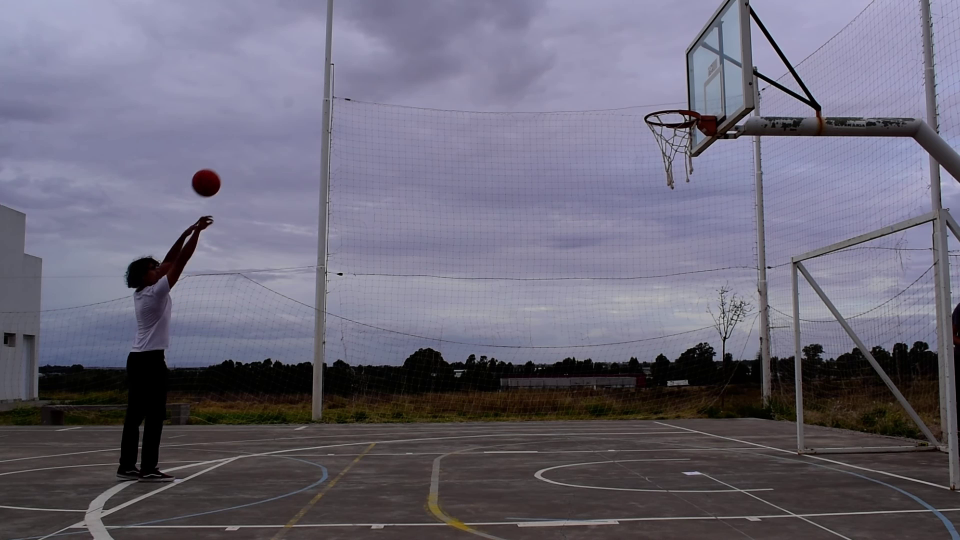
#> input picture frame 6 of Practico/Tiro_encesto1.mp4, 1920 x 1080 px, given in place of Tiro_encesto3.mp4, which was not available (shown at 1/2 size)
$ python GinobiLib.py
#> lines starting #> are read from the running program, lines starting #| are printed output that depends on the picture; pictures that were not available may be replaced by others from this repository, and a replacement may not be noted
import cv2
import time
import numpy as np
import pandas as pd
import sympy
import matplotlib.pyplot as plt


'''
    Definimos las funciones que vamos a usar para obtener la
    velocidad entre 2 puntos y la aceleracion entre 2 velocidades
'''
def calcularVelocidades (p0,p1,p2,deltaT):
    vx = (p0[0] - p1[0])/deltaT
    vy = (p0[1] - p1[1])/deltaT

    vx2 = (p1[0] - p2[0])/deltaT
    vy2 = (p1[1] - p2[1])/deltaT

    return vx,vy,vx2,vy2

def calcularAceleraciones (vx,vy,vx2,vy2,deltaT):
    ax = (vx-vx2)/deltaT
    ay = (vy-vy2)/deltaT

    return ax,ay

tickInicio = 0
tickFin = 0
bbox = (0,0,0,0)
print("1) Tiro_encesto1\n2) Tiro_encesto2\n3) Tiro_encesto3\n4) Tiro_erro1")
seleccion = int(input("Seleccione video: "))
#> the answer given: 3

match(seleccion):
    case 1:
        tickInicio = 2
        tickFin = 37
        bbox = (304,493,44,48)
        videoSeleccionado = "Tiro_encesto1.mp4"
    case 2:
        tickInicio = 1
        tickFin = 37
        bbox = (483,476,35,36)
        videoSeleccionado = "Tiro_encesto2.mp4"
    case 3:
        tickInicio = 8
        tickFin = 47
        bbox = (345, 403, 25, 25)
        videoSeleccionado = "Tiro_encesto3.mp4"
    case 4:
        tickInicio = 1
        tickFin = 40
        bbox = (496,528,35,39)
        videoSeleccionado = "Tiro_erro1.mp4"

'''
    Inicializamos el tracker segun el video seleccionado
    acomodando manualmente la posicion inicial del Bounding Box
    del tracker y la cantidad de frames que nos interesan estudiar.
'''

tracker = cv2.TrackerCSRT_create()
video = cv2.VideoCapture("Practico\\"+videoSeleccionado)
ok, frame = video.read()
#> frame is the input picture: shape (1080, 1920, 3); mean B, G, R 119.7, 104.1, 107

ok = tracker.init(frame, bbox)

print(f"Posicion BBOX inicial: [{bbox[0]},{bbox[1]},{bbox[2]},{bbox[3]}]")
xinicial=int(bbox[0]+(bbox[2]/2))
yinicial=int(bbox[1]+(bbox[3]/2))
vxinicial = 0
vyinicial = 0
ayinicial = 0

# Dimensiones del video (resolucion)
ALTURA, ANCHO, _ = frame.shape
#> ALTURA = 1080; ANCHO = 1920


#obtenemos un deltaT fijo que depende de la longitud del video y de su framerate
fps = video.get(cv2.CAP_PROP_FPS)
#frame_count = int(video.get(cv2.CAP_PROP_FRAME_COUNT))
frame_count = tickFin-tickInicio
duration = frame_count/fps
deltaT = duration/fps


pInicial =(xinicial,yinicial)
p0 = pInicial
p1=p2=(0,0)

tiempoActual = 0
numtick = 0

alturaMaxima = 0
tiempo_alturaMaxima = 0

'''
    En estas listas se guardan todos los datos
    que luego se exportan en un archivo '.csv'
'''
lAvgAX = []
lAvgAY = []
lAvgVX = []
lAvgVY = []

lT_TOTAL = []
lPos_TOTAL = []
lX_TOTAL = []
lY_TOTAL = []
lAY_TOTAL = []
lAX_TOTAL = []
lVX_TOTAL = []
lVY_TOTAL = []

cut = False
while True:
    numtick+=1
    # Read a new frame
    ok, frame = video.read()
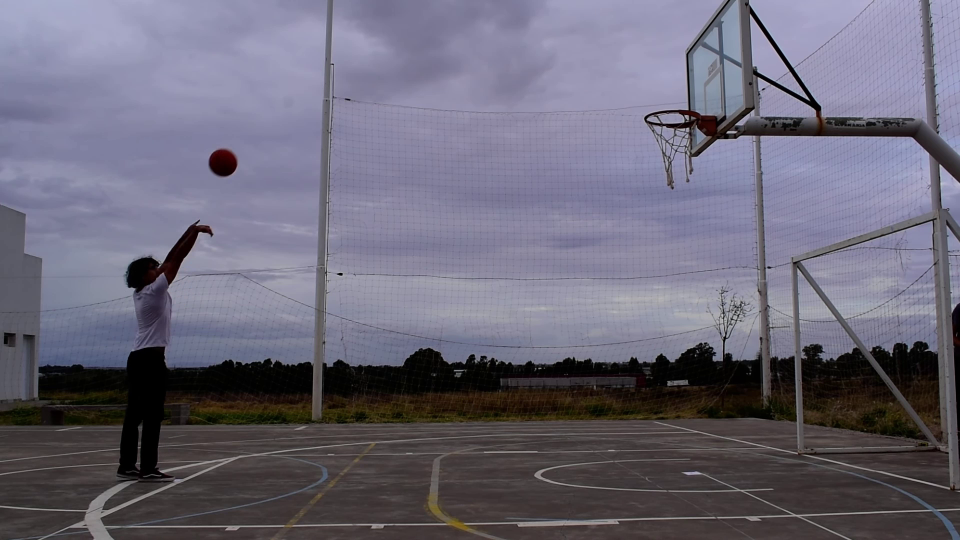
#> input picture frame 7 of Practico/Tiro_encesto1.mp4, 1920 x 1080 px, given in place of Tiro_encesto3.mp4, which was not available (shown at 1/2 size)
#> frame is the input picture: shape (1080, 1920, 3); mean B, G, R 119.8, 104.2, 107.1

    if (cut):
        break

    # Update tracker
    ok, bbox = tracker.update(frame)
#> ok = True; bbox = (345, 403, 25, 25)

    if (ok and tickInicio<numtick<tickFin):

        # Graficamos el bounding box alrededor de la pelota

        centre1 = (int(bbox[0]), int(bbox[1]))
        centre2 = (int(bbox[0] + bbox[2]), int(bbox[1] + bbox[3]))
        cv2.rectangle(frame, centre1, centre2, (255,0,0), 2, 1)
        p2=p1
        p1=p0
        p0=(int(bbox[0]+(bbox[2]/2)),int(bbox[1]+(bbox[3]/2)))

        tiempoActual += deltaT
        lT_TOTAL.append(tiempoActual.__round__(3))

        lPos_TOTAL.append(p0)
        lX_TOTAL.append(p0[0])
        '''
            Como el origen de coordenadas esta en la esquina superior
            izquierda la lista de posiciones en Y esta invertida para
            representar los graficos correctamente
        '''
        lY_TOTAL.append(ALTURA-p0[1])

        # Cuando los 3 puntos existan podemos graficar los vectores velocidad y aceleracion
        if(p2[0]!=0):
            vx,vy,vx2,vy2 = calcularVelocidades(p0,p1,p2,deltaT)
            ax,ay = calcularAceleraciones(vx,vy,vx2,vy2,deltaT)

            lAvgAX.append(ax.__round__(3))
            lAvgAY.append(ay.__round__(3))
            lAvgVX.append(vx.__round__(3))
            lAvgVY.append(vy.__round__(3))

            # estimacion usando un promedio entre 6 frames
            maximo = 6
            if(len(lAvgVX)>maximo):
                lAvgVX.pop(0)
                lAvgVY.pop(0)
                lAvgAX.pop(0)
                lAvgAY.pop(0)
                vx = sum(lAvgVX)/(len(lAvgVX))
                vy = sum(lAvgVY)/(len(lAvgVY))
                # ax = sum(lAvgAX)/(len(lAvgAX)+1)
                ay = sum(lAvgAY)/(len(lAvgAY))

            if(alturaMaxima<p0[1]):
                alturaMaxima = p0[1]
                tiempo_alturaMaxima = tiempoActual

            # Graficamos los vectores
            cv2.arrowedLine(frame,p0,(int(p0[0]+vx/2),int(p0[1]+vy/2)),(160,0,160),3)
            cv2.arrowedLine(frame,p0,(int(p0[0]),int(p0[1]+ay/2)),(230,230,0),3)
        if(numtick>=tickFin-1):
            break

    # Display result
    cv2.imshow("GinobiLib", frame)
    cv2.setWindowProperty("GinobiLib", cv2.WND_PROP_TOPMOST, 1)

    # Exit if ESC pressed
    k = cv2.waitKey(1) & 0xff
#> (key Esc is pressed here)
    if k == 27 :
        break

cv2.imshow("GinobiLib", frame)

for i in range(2,len(lPos_TOTAL)):

    vx,vy,vx2,vy2 = calcularVelocidades(lPos_TOTAL[i-2],lPos_TOTAL[i-1],lPos_TOTAL[i],deltaT)
    ax,ay = calcularAceleraciones(vx,vy,vx2,vy2,deltaT)

    lVX_TOTAL.append(vx.__round__(3))
    lVY_TOTAL.append(vy.__round__(3))
    lAX_TOTAL.append(ax.__round__(3))
    lAY_TOTAL.append(ay.__round__(3))


#> (the run stopped early here; a loop or call above may not have finished)

$ run again, starting later in the video
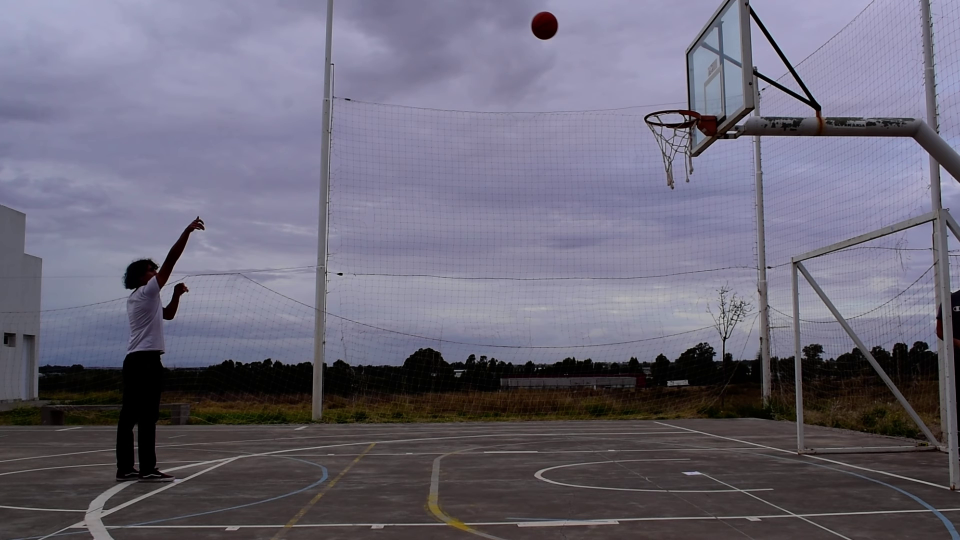
#> input picture frame 27 of Practico/Tiro_encesto1.mp4, 1920 x 1080 px, given in place of Tiro_encesto3.mp4, which was not available (shown at 1/2 size)
#> frame is the input picture: shape (1080, 1920, 3); mean B, G, R 119.8, 104.1, 107.3
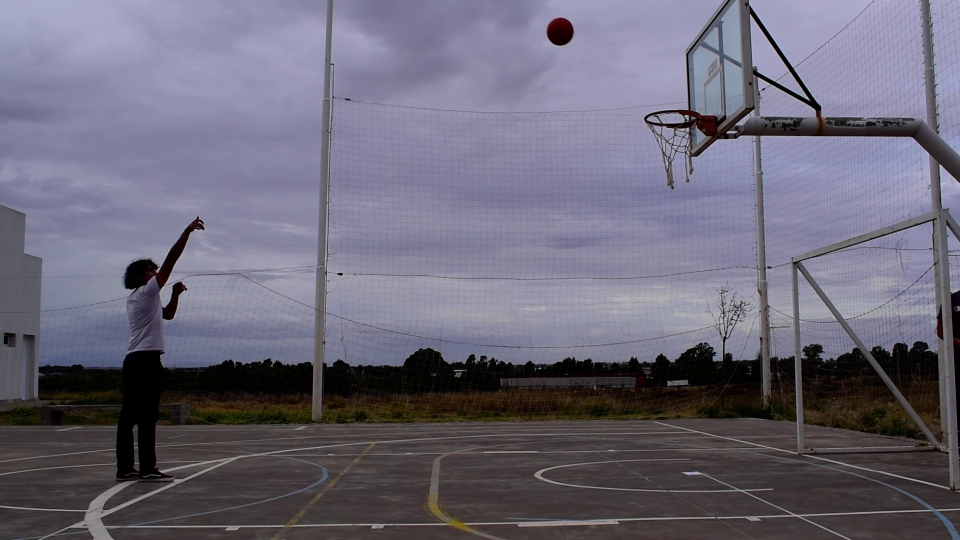
#> input picture frame 28 of Practico/Tiro_encesto1.mp4, 1920 x 1080 px, given in place of Tiro_encesto3.mp4, which was not available (shown at 1/2 size)
#> frame is the input picture: shape (1080, 1920, 3); mean B, G, R 119.8, 104.1, 107.4
#> ok = True; bbox = (345, 403, 25, 25)
